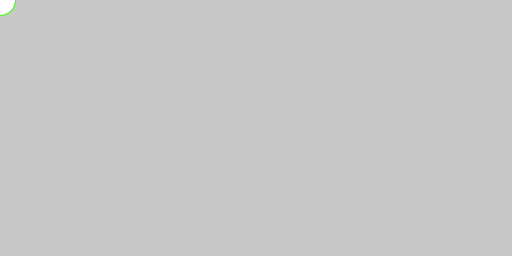
Frame 1 (no input)
Frame 60 (the mouse pressed at the canvas centre just before this capture): identical to frame 1, image omitted
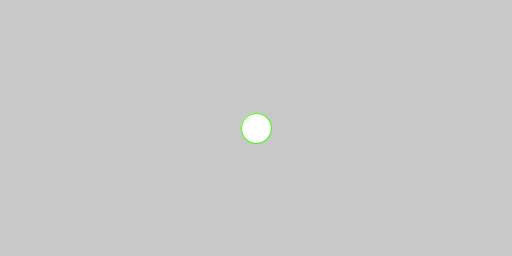
Frame 120 (the mouse held since frame 60 and released just before this capture)

The Processing sketch that drew these frames (run headless with seeded random() and noise(); from frame 60 on, the mouse is pressed at the canvas centre):

// Processing sketch: sketch_3_3_2
// ── sketch_3_3_2.pde
void setup(){
  size(512, 256);
  background(200);  noStroke();
  textSize(32);  textAlign(CENTER);
}

void draw(){
    background(200);
    stroke(#3CFF03);
    ellipse(mouseX,mouseY,30,30);
}
